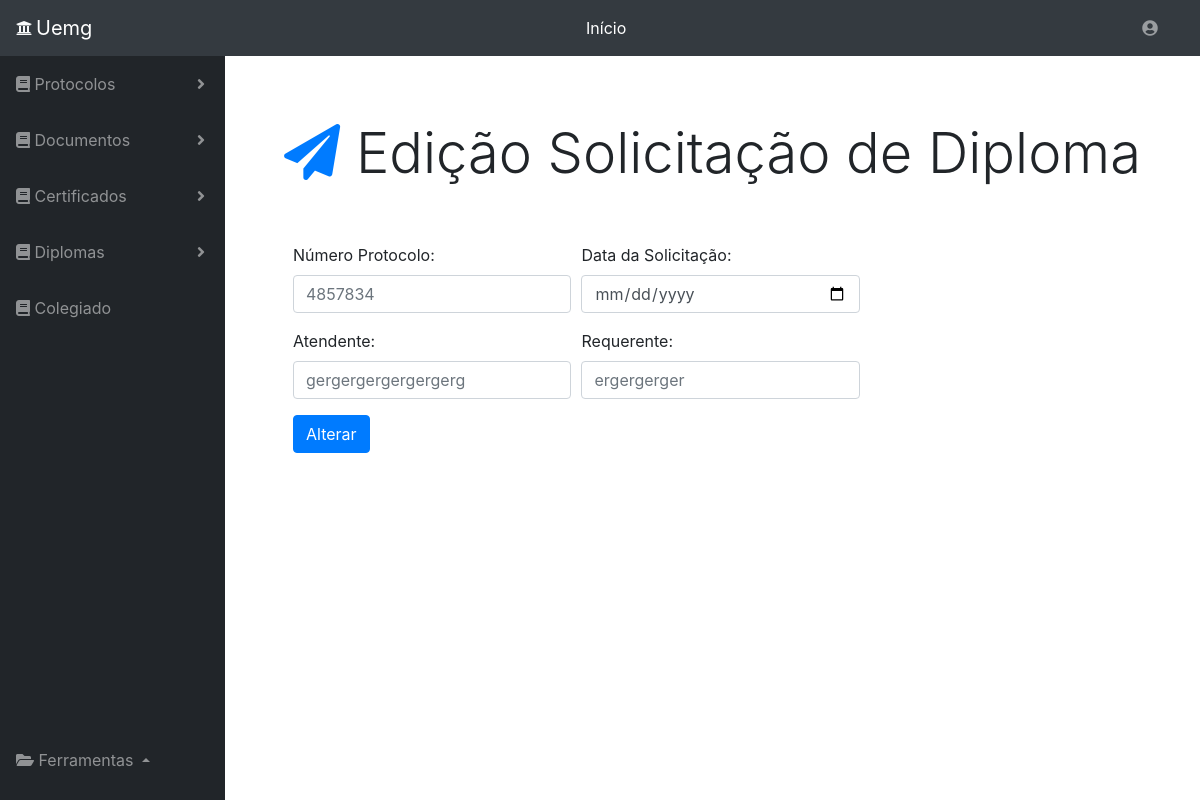
Screenshot of /alterasolicitacao.php?id=2 with the database file from the repository.
### tables this page shows
CREATE TABLE `solicitacaodiplomas` (
  `numproto` int(11) NOT NULL,
  `datasolicitada` date NOT NULL,
  `atendente` varchar(255) NOT NULL,
  `requerente` varchar(255) NOT NULL,
  `id` int(11) NOT NULL
);

### alterasolicitacao.php (the view, shortened to what this page needs)
<!DOCTYPE html>
<head>
    <link rel="stylesheet" href="https://stackpath.bootstrapcdn.com/bootstrap/4.1.3/css/bootstrap.min.css">
    <link rel="stylesheet" type="text/css" media="screen" href="menu.css" />
    <link rel="stylesheet" href="https://use.fontawesome.com/releases/v5.5.0/css/all.css">
</head>
<body id="page-top">
    <nav class="navbar navbar-expand navbar-dark bg-dark static-top">
      <i class="fas fa-university text-light mr-1"></i>
      <a class="navbar-brand mr-1" href="menu.php">Uemg</a>
       <form class="d-none d-md-inline-block form-inline ml-auto mr-0 mr-md-3 my-2 my-md-0">
        <ul class="navbar-nav ml-auto ml-md-0">
            <li class="nav-item dropdown no-arrow">
              <a class="nav-link dropdown-toggle text-white" href="menu.php" id="userDropdown" role="button" >
                Início
              </a>
            </li>
        </ul>
       </form>
      <form class="d-none d-md-inline-block form-inline ml-auto mr-0 mr-md-3 my-2 my-md-0">
        <ul class="navbar-nav ml-auto ml-md-0">
          <li class="nav-item dropdown no-arrow">
            <a class="nav-link dropdown-toggle" href="#" id="userDropdown" role="button" data-toggle="dropdown" aria-haspopup="true" aria-expanded="false">
               <i class="fas fa-user-circle fa-fw"></i>
             </a>
         </li>
        </ul>
      </form>
    </nav>
    <div id="wrapper">
      <?php include_once 'side_bar.php';?>
      <div id="content-wrapper">
        <div class="container-fluid">
           <div class="row">
            <div class="col-12 text-center my-5">
              <h1 class="display-4"><i class="fa fa-paper-plane text-primary mr-3" aria-hidden="true"></i>Edição Solicitação de Diploma</h1>
            </div>
          </div>
              <div class="row mb-5 justifiy-content-center">
                <div class="col-sm-12 col-md-10 col-lg-8">
                  <form method="post" action="funções/edita_solit.php">
                  <?php
                  $servername = "127.0.0.1";
                  $database = "protocolos";
                  $username = "root";
                  $password = "";
                  $conn = mysqli_connect($servername, $username, $password, $database);
                  $id = $_GET['id'];
                  $sql = "SELECT * FROM solicitacaodiplomas WHERE id ='$id'";
                  $consulta = mysqli_query($conn, $sql);
                  while ($dados = mysqli_fetch_assoc($consulta)) {
                    ?>
                      <div class="form-row ml-5">
                            <div class="form-group col-sm-6 ">
                              <label for="inputNumProto">Número Protocolo:</label>
                              <input type="text" class="form-control" id="inputNumProto" name="numproto" placeholder="<?php echo $dados['numproto'];?>" required="">
                            </div>
                            <div class="form-group col-sm-6">
                            <label for="inputHistorico">Data da Solicitação:</label>
                            <input type="date" id="inputData" class="form-control" name="data" required="">
                          </div>
                          </div>
                        <div class="form-row ml-5">
                            <div class="form-group col-sm-6">
                              <label for="inputNomeAtendente">Atendente:</label>
                              <input type="text" class="form-control" id="inputAluno" name="nomeatendente" placeholder="<?php echo $dados['atendente'];?>" required="">
                            </div>
                            <div class="form-group col-sm-6">
                              <label for="inputNomeAluno">Requerente:</label>
                              <input type="text" class="form-control" id="inputAluno" name="nomealuno" placeholder="<?php echo $dados['requerente'];?>" required="">
                            </div>
                        </div>
                    <div class="form-row ml-5">
                        <div class="col-sm-12">
                         <button type="submit" class="btn btn-primary">Alterar</button>
                        </div>
                    </div>
                                <?php
                              } ?>
                   </form>
               </div>
             </div>
        </div>
  </div>
  </body>
</html>

### menu.css (style rules this page uses)
body { height: 100%; }
#wrapper { display: -webkit-box; display: -ms-flexbox; display: flex; }
#wrapper #content-wrapper { overflow-x: hidden; width: 100%; padding-top: 1rem; padding-bottom: 80px; }
.navbar-nav .nav-item.dropdown .dropdown-toggle::after { width: 1rem; text-align: center; float: right; vertical-align: 0; border: 0; font-weight: 900; content: '\f105'; font-family: 'Font Awesome 5 Free'; }
.navbar-nav .nav-item.dropdown.no-arrow .dropdown-toggle::after { display: none; }
button { background-color: white; border-style: solid; border-color: white; }

### rows the page displays
solicitacaodiplomas: numproto "4857834", nomeatendente "gergergergergergerg", nomealuno "ergergerger"
